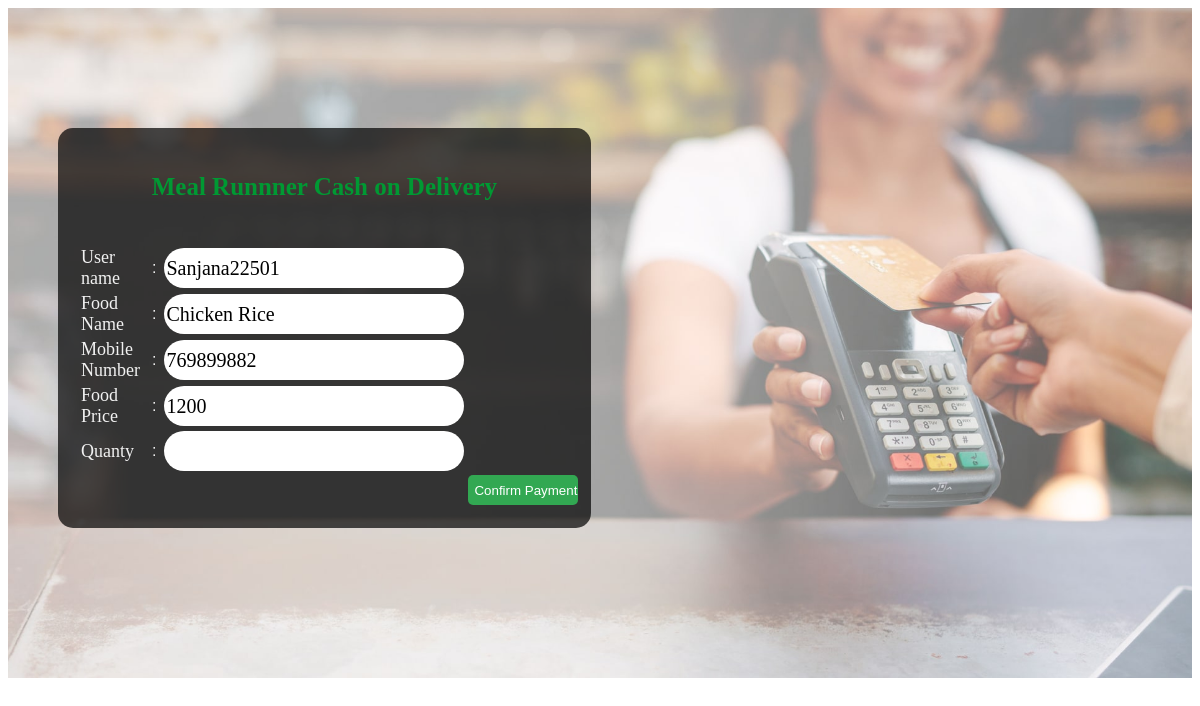
Screenshot of /riceLorder.php?Id=1 (signed in) with the database file from the repository.
### tables this page shows
CREATE TABLE IF NOT EXISTS `fried_rice` (
  `R_id` int(11) NOT NULL AUTO_INCREMENT,
  `R_name` varchar(30) DEFAULT NULL,
  `Lprice` int(11) DEFAULT NULL,
  `Sprice` int(11) NOT NULL,
  PRIMARY KEY (`R_id`)
);

CREATE TABLE IF NOT EXISTS `customer` (
  `CID` int(11) NOT NULL AUTO_INCREMENT,
  `F_name` varchar(50) NOT NULL,
  `L_name` varchar(50) NOT NULL,
  `U_name` varchar(50) NOT NULL,
  `mnumber` int(12) NOT NULL,
  `email` varchar(50) NOT NULL,
  `password` varchar(50) NOT NULL,
  PRIMARY KEY (`CID`),
  UNIQUE KEY `U_name` (`U_name`)
);

### riceLorder.php (the view, shortened to what this page needs)
<?php
	include'connect.php';
	$id=isset($_GET['Id'])? $_GET['Id']:"";
	$kname="";
	$kprice="";
	$sql="SELECT * FROM fried_rice WHERE R_id='$id'";
	$result=mysqli_query($conn,$sql);
	if(mysqli_num_rows($result)>0)
	{
		while($row=mysqli_fetch_assoc($result))
		{
			$kname=$row['R_name'];
			$kprice=$row['Lprice'];
		}
	}
	$uname=isset($_SESSION['Usname']) ? $_SESSION['Usname']:"";
	$num="";
	$sql="SELECT * FROM customer WHERE U_name='$uname'";
	$result=mysqli_query($conn,$sql);
	if(mysqli_num_rows($result)>0)
	{
		while($row=mysqli_fetch_assoc($result))
		{
			$num=$row['mnumber'];
		}
	}
?>
<!DOCTYPE html PUBLIC "-//W3C//DTD XHTML 1.0 Transitional//EN" "http://www.w3.org/TR/xhtml1/DTD/xhtml1-transitional.dtd">
<html xmlns="http://www.w3.org/1999/xhtml">
<head>
<link rel="stylesheet" type="text/css" href="Order.css">
</head>
<body>
<div class="tbleor" id="back">
<form method="post" action="confirmorder.php" class="reg">
<h3 class="topic">Meal Runnner Cash on Delivery</h3>
    	<table align="center">
        <tr>
        <td><label class="lbl">User name</label></td>
            <td></td>
            <td></td>
            <td>:</td>
            <td></td>
			<td><input type="text" name="uname" value="<?php echo $uname?>" readonly="readonly" class="box"></td>
            </tr>
			<td><label class="lbl">Food Name</label></td>
            <td></td>
            <td></td>
            <td>:</td>
            <td></td>
			<td><input type="text" name= "Fname" value="<?php echo $kname?>" readonly="readonly" class="box"></td>
            <tr>
           <td> <label class="lbl">Mobile Number</label> </td>
           <td></td>
           <td></td>
           <td>:</td>
           <td></td>
			<td><input type="text" name="num" value="<?php echo $num?>" readonly="readonly" class="box"></td>
            </tr>
			<tr>
			<td><label class="lbl">Food Price</label></td>
            <td></td>
            <td></td>
            <td>:</td>
            <td></td>
			<td><input type="text" name="fprice" value="<?php echo $kprice?>" readonly="readonly" class="box"></td>
            </tr>
            <tr>
			<td><label class="lbl">Quanty</label></td>
            <td></td>
            <td></td>
            <td>:</td>
            <td></td>
			<td><input type="text"  name="qty" class="box" required="required"></td>
            </tr>
              <tr>
           <td></td>
           <td></td>
           <td></td>
           <td></td>
           <td></td>
           <td></td>
           <td><input type="submit" name="submit"value="Confirm Payment" class="fdbtn"></td>&nbsp;
            </tr>
		</table>
</form>
</div>
</body>
</html>

### order.css (style rules this page uses)
body { background-color:; }
* { box-sizing: border-box; }
body { font-family: Verdana, sans-serif; }
.fdbtn { border-radius:5px; text-align:center; margin:auto; display:flex; width:110px; height:30px; color:white; background-color:#32a852; border-style:none; cursor:pointer; }
.box { background-color:#FFF; width:300px; height:40px; border-radius:20px; font-family:"Times New Roman", Times, serif; font-size:20px; border-style:none; }
.lbl { font-family:"Palatino Linotype", "Book Antiqua", Palatino, serif; font-size:18px; }
.tbleor { width:auto; height:auto; margin-top:10px; alignment-adjust:central; margin-left:90px; }
.reg { position:absolute; left:auto; margin-top:120px; margin-left:50px;; background: rgb(1, 3, 4); background: rgba(0.9, 0.9, 0.9, 0.7); color: #f1f1f1; width: 45%; padding: 20px; border-radius:15px; }
.topic { color:#093; font-family:"Times New Roman", Times, serif; font-size:25px; text-align:center; }
#back { background-image:url(Backgrounds/payments-banner-1.jpg); min-height: 670px; background-position:center; background-repeat: no-repeat; background-size: cover; position: relative; margin:auto; }

### rows the page displays
fried_rice: Fname "Chicken Rice", fprice "1200"
customer: num "769899882"
